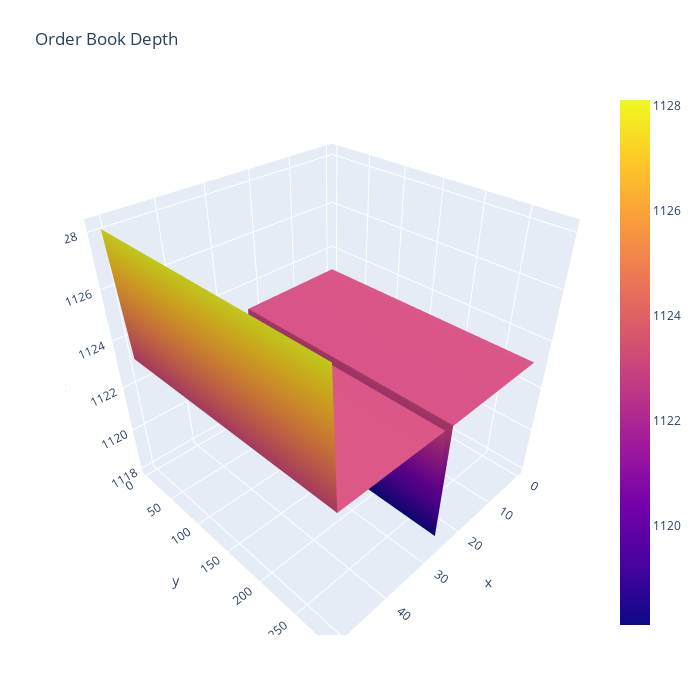

This figure's notebook cell:
### Code cell
import plotly.graph_objects as go

import pandas as pd

# Read data from a csv

fig = go.Figure(data=[go.Surface(z=df.Price.values.reshape(max(df['Time Step']), -1), y=df['Time Step'].unique())])

fig.update_layout(title='Order Book Depth', autosize=False,
                  width=700, height=700,
                  margin=dict(l=65, r=50, b=65, t=90))

fig.show()

### Figure 1 — Plotly figure (JSON) as saved in the notebook; plotly's stock layout.template omitted (floating-point values rounded to 4 significant figures; data arrays with more than 128 entries replaced by an {"elided": "..."} marker saying what was removed)
{"data": [{"type": "surface", "y": {"elided": "288 int values"}, "z": {"elided": "288x52 float values"}}], "layout": {"autosize": false, "height": 700, "margin": {"b": 65, "l": 65, "r": 50, "t": 90}, "scene": {"aspectmode": "auto", "aspectratio": {"x": 1, "y": 1, "z": 1}}, "title": {"text": "Order Book Depth"}, "width": 700}}
